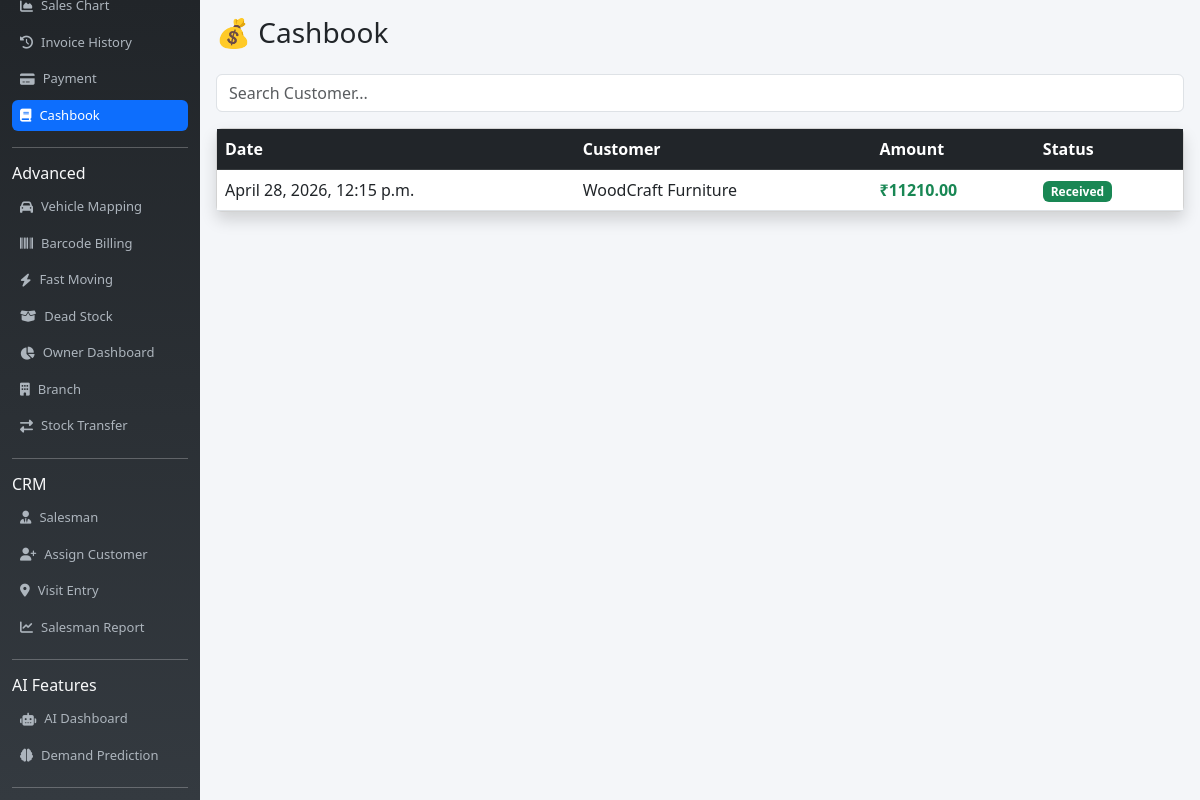
/cashbook/ (signed in), run on an earlier commit of the app's database.
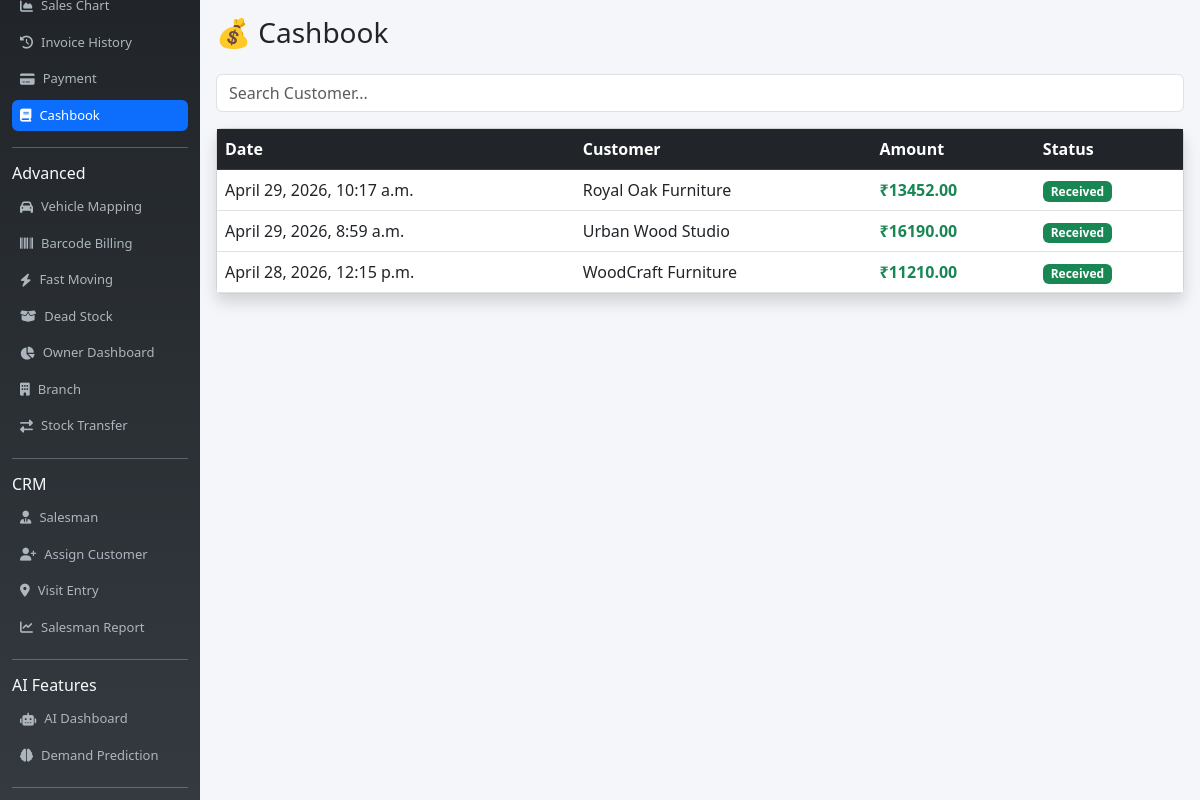
And on a later commit of the database.
### billing_app/models.py (models this page shows, shortened)
class Payment(models.Model):
    invoice = models.ForeignKey(Invoice, on_delete=models.CASCADE, null=True, blank=True)
    customer = models.ForeignKey(Customer, on_delete=models.CASCADE)
    amount = models.DecimalField(max_digits=10, decimal_places=2)
    method = models.CharField(max_length=50)
    note = models.CharField(max_length=200, blank=True)
    date = models.DateTimeField(auto_now_add=True)

class Customer(models.Model):
    name = models.CharField(max_length=100)
    phone = models.CharField(max_length=15)
    address = models.TextField()
    state = models.CharField(max_length=50, default="Gujarat")
    gstin = models.CharField(max_length=20, blank=True, null=True)
    discount = models.FloatField(default=0)
    pan = models.CharField(max_length=10, blank=True, null=True)
    def __str__(self):
        return self.name

### billing_app/views.py (the view)
# urls.py: path('cashbook/', views.cashbook, name='cashbook'),
@user_passes_test(is_admin)
def cashbook(request):
    payments = Payment.objects.all().order_by('-date')
    total_in = Payment.objects.aggregate(Sum('amount'))['amount__sum'] or 0
    return render(request, 'cashbook.html', {
        'payments': payments,
        'total': total_in
    })

### billing_app/views.py (called while the page is built)
def is_admin(user):
    return user.is_superuser

### billing_app/templates/cashbook.html (shortened to what this page needs)
{% extends 'base.html' %}
{% block content %}
<h3 class="mb-4">💰 Cashbook</h3>
<input type="text" id="search" class="form-control mb-3" placeholder="Search Customer...">
<div class="card shadow">
    <div class="card-body p-0">
        <table class="table table-hover mb-0" id="table">
            <thead class="table-dark">
                <tr>
                    <th>Date</th>
                    <th>Customer</th>
                    <th>Amount</th>
                    <th>Status</th>
                </tr>
            </thead>
            <tbody>
            {% for p in payments %}
            <tr>
                <td>{{ p.date }}</td>
                <td>{{ p.customer }}</td>
                <td>
                    <span class="fw-bold text-success">
                        ₹{{ p.amount }}
                    </span>
                </td>
                <td>
                    <span class="badge bg-success">Received</span>
                </td>
            </tr>
            {% empty %}
            <tr>
                <td colspan="4" class="text-center p-3">No Cash Data</td>
            </tr>
            {% endfor %}
            </tbody>
        </table>
    </div>
</div>
{% endblock %}

What changed in the data, as far as the page shows it:
added Payment: date "April 29, 2026, 10:17 a.m.", customer "Royal Oak Furniture", amount "13452.00"
added Payment: date "April 29, 2026, 8:59 a.m.", customer "Urban Wood Studio", amount "16190.00"
